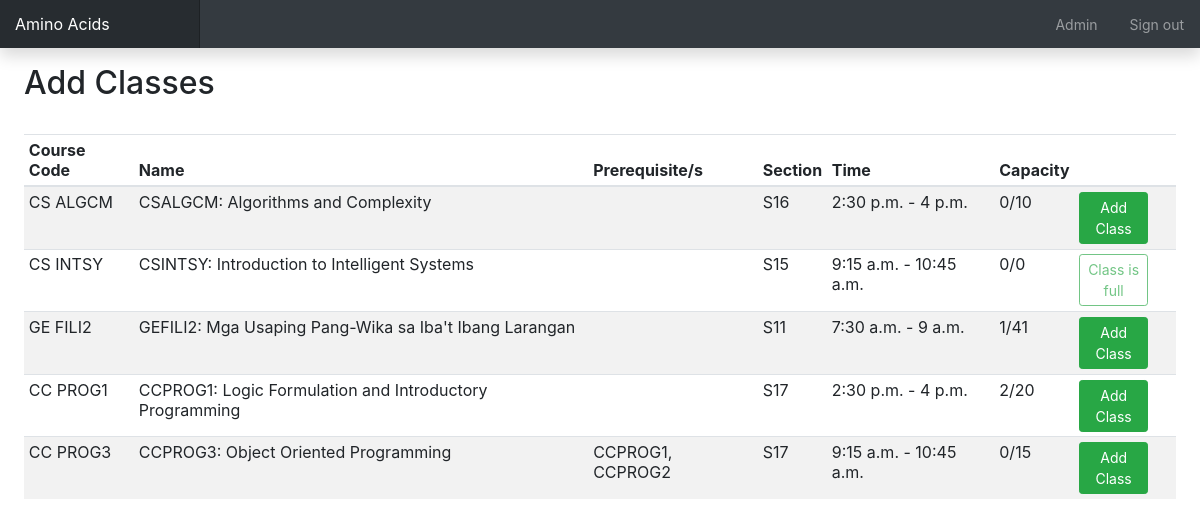
/class/ (signed in), run on the app's committed database.
### main/models.py (models this page shows, shortened)
class Class(models.Model):
    M = 1
    T = 2
    W = 3
    H = 4
    F = 5
    MW = 6
    TH = 7
    DAY_CHOICES = (
        (M, 'Monday'),
        (T, 'Tuesday'),
        (W, 'Wednesday'),
        (H, 'Thursday'),
        (F, 'Friday'),
        (MW, 'Monday and Wednesday'),
        (TH, 'Tuesday and Thursday'),
    )
    course = models.ForeignKey(Course, null=True, on_delete=models.SET_NULL)
    section_code = models.CharField(max_length=5)
    max_cap = models.IntegerField(default=0)
    start_time = models.TimeField()
    end_time = models.TimeField()
    day = models.IntegerField(choices=DAY_CHOICES)
    students = models.ManyToManyField(User, blank=True)
    class Meta:
        verbose_name_plural = 'Classes'
        unique_together = ('course', 'section_code')

class Course(models.Model):
    course_name = models.CharField(max_length=50)
    subject_area = models.CharField(max_length=2)
    catalog_num = models.CharField(max_length=5)
    prerequisites = models.ManyToManyField('self', blank=True, symmetrical=False)
    units = models.FloatField()
    def prereqs_list(self):
        return ', '.join([p.subject_area+p.catalog_num for p in self.prerequisites.all()])
    def __str__(self):
        return self.subject_area + self.catalog_num + ": " + self.course_name

### main/views.py (the view)
# urls.py: path('class/', views.list_available_classes, name='list-class'),
@login_required
def list_available_classes(request):
    classes_list = Class.objects.exclude(students=request.user)
    context = {
        'classes_list': classes_list
    }
    return render(request, 'main/available-classes-view.html', context)

### templates/main/available-classes-view.html (shortened to what this page needs)
{% extends 'main/base-template.html' %}
{% block body %}
    <div role="main" class="col-12 px-4">
        <div class="d-flex justify-content-between flex-wrap flex-md-nowrap align-items-center pt-3 pb-2 mb-3">
            <h1 class="h2">Add Classes</h1>
        </div>
        <div class="table-responsive">
            <table class="table table-striped table-sm">
                <thead>
                <tr>
                    <th>Course Code</th>
                    <th>Name</th>
                    <th>Prerequisite/s</th>
                    <th>Section</th>
                    <th>Time</th>
                    <th>Capacity</th>
                    <th></th>
                </tr>
                </thead>
                <tbody>
                {% for class in classes_list %}
                    <tr>
                        <td>{{ class.course.subject_area }} {{ class.course.catalog_num }}</td>
                        <td>{{ class.course }}</td>
                        <td>{{ class.course.prereqs_list }}</td>
                        <td>{{ class.section_code }}</td>
                        <td>{{ class.start_time }} - {{ class.end_time }}</td>
                        <td>{{ class.students.count }}/{{ class.max_cap }}</td>
                        <td>
                            {% if class.students.count >= class.max_cap %}
                                <button class="btn btn-sm w-75 btn-outline-success disabled">Class is full</button>
                            {% else %}
                                <form action="{% url 'main:add-class' class.id %}" class="my-0" method="post">
                                    <button class="btn btn-sm w-75 btn-success" type="submit">Add Class</button>
                                </form>
                            {% endif %}
                        </td>
                    </tr>
                {% endfor %}
                </tbody>
            </table>
        </div>
    </div>
{% endblock %}

### static/css/dashboard.css (style rules this page uses)
body { font-size: .875rem; }
[role="main"] { padding-top: 133px; }
@media (min-width: 768px) { [role="main"] { padding-top: 48px; } }

### data on the page
Class: course.subject_area "CS", course.catalog_num "ALGCM", course "CSALGCM: Algorithms and Complexity", section_code "S16", start_time "2:30 p.m.", end_time "4 p.m.", students.count "0", max_cap "10", shows "Add Class"
Class: course.subject_area "CS", course.catalog_num "INTSY", course "CSINTSY: Introduction to Intelligent Systems", section_code "S15", start_time "9:15 a.m.", end_time "10:45 a.m.", students.count "0", max_cap "0", shows "Class is full"
Class: course.subject_area "GE", course.catalog_num "FILI2", course "GEFILI2: Mga Usaping Pang-Wika sa Iba't Ibang Larangan", section_code "S11", start_time "7:30 a.m.", end_time "9 a.m.", students.count "1", max_cap "41", shows "Add Class"
Class: course.subject_area "CC", course.catalog_num "PROG1", course "CCPROG1: Logic Formulation and Introductory Programming", section_code "S17", start_time "2:30 p.m.", end_time "4 p.m.", students.count "2", max_cap "20", shows "Add Class"
Class: course.subject_area "CC", course.catalog_num "PROG3", course "CCPROG3: Object Oriented Programming", course.prereqs_list "CCPROG1, CCPROG2", section_code "S17", start_time "9:15 a.m.", end_time "10:45 a.m.", students.count "0", max_cap "15", shows "Add Class"
